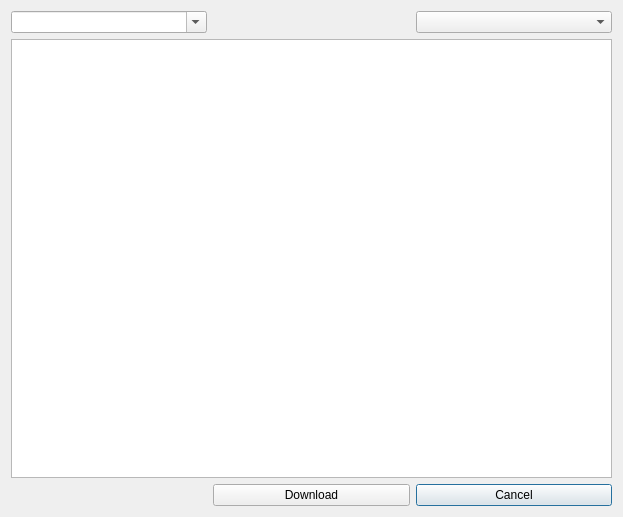
<?xml version="1.0" encoding="UTF-8"?>
<ui version="4.0">
 <class>RemoteRecipes</class>
 <widget class="QDialog" name="RemoteRecipes">
  <property name="geometry">
   <rect>
    <x>0</x>
    <y>0</y>
    <width>623</width>
    <height>517</height>
   </rect>
  </property>
  <property name="windowTitle">
   <string>Dialog</string>
  </property>
  <layout class="QGridLayout" name="gridLayout">
   <item row="0" column="3">
    <widget class="QComboBox" name="styleCombo"/>
   </item>
   <item row="0" column="1">
    <widget class="QComboBox" name="brewerCombo">
     <property name="editable">
      <bool>true</bool>
     </property>
    </widget>
   </item>
   <item row="2" column="1">
    <widget class="QLabel" name="errorLabel">
     <property name="text">
      <string/>
     </property>
    </widget>
   </item>
   <item row="2" column="3">
    <widget class="QPushButton" name="cancelButton">
     <property name="text">
      <string>Cancel</string>
     </property>
    </widget>
   </item>
   <item row="1" column="1" colspan="3">
    <widget class="QTableView" name="recipeTable">
     <property name="selectionMode">
      <enum>QAbstractItemView::SingleSelection</enum>
     </property>
     <property name="selectionBehavior">
      <enum>QAbstractItemView::SelectRows</enum>
     </property>
     <attribute name="horizontalHeaderCascadingSectionResizes">
      <bool>true</bool>
     </attribute>
     <attribute name="horizontalHeaderStretchLastSection">
      <bool>true</bool>
     </attribute>
     <attribute name="verticalHeaderCascadingSectionResizes">
      <bool>false</bool>
     </attribute>
     <attribute name="verticalHeaderStretchLastSection">
      <bool>false</bool>
     </attribute>
    </widget>
   </item>
   <item row="2" column="2">
    <widget class="QPushButton" name="downloadButton">
     <property name="text">
      <string>Download</string>
     </property>
    </widget>
   </item>
  </layout>
 </widget>
 <resources/>
 <connections/>
</ui>
